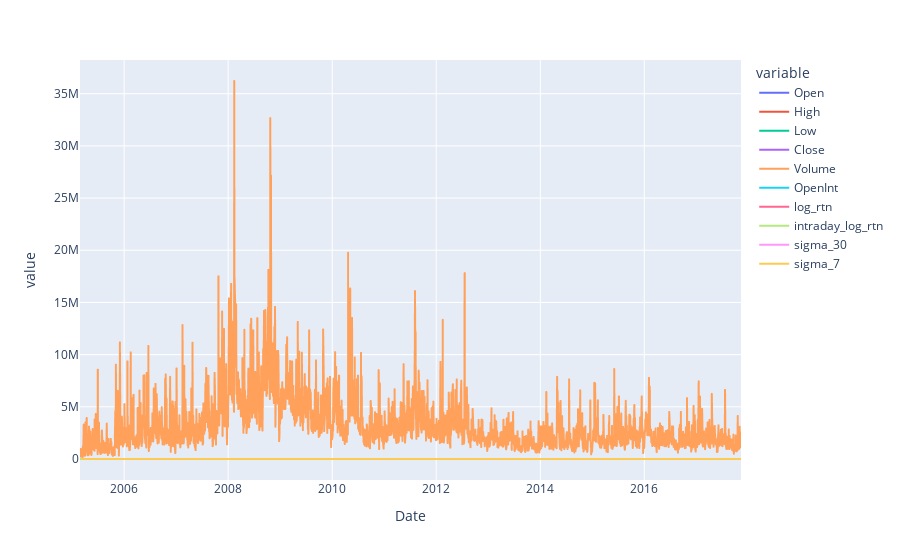

Write notebook code for a chart like this one.
### Code cell
fig = px.line(df)
fig.show()

### Figure 1 — Plotly figure (JSON) as saved in the notebook; plotly's stock layout.template omitted (floating-point values rounded to 4 significant figures; data arrays with more than 128 entries replaced by an {"elided": "..."} marker saying what was removed)
{"data": [{"hovertemplate": "variable=Open<br>Date=%{x}<br>value=%{y}<extra></extra>", "legendgroup": "Open", "line": {"color": "#636efa", "dash": "solid"}, "marker": {"symbol": "circle"}, "mode": "lines", "name": "Open", "showlegend": true, "type": "scattergl", "x": {"elided": "3201 str values"}, "xaxis": "x", "y": {"elided": "3201 float values"}, "yaxis": "y"}, {"hovertemplate": "variable=High<br>Date=%{x}<br>value=%{y}<extra></extra>", "legendgroup": "High", "line": {"color": "#EF553B", "dash": "solid"}, "marker": {"symbol": "circle"}, "mode": "lines", "name": "High", "showlegend": true, "type": "scattergl", "x": {"elided": "3201 str values"}, "xaxis": "x", "y": {"elided": "3201 float values"}, "yaxis": "y"}, {"hovertemplate": "variable=Low<br>Date=%{x}<br>value=%{y}<extra></extra>", "legendgroup": "Low", "line": {"color": "#00cc96", "dash": "solid"}, "marker": {"symbol": "circle"}, "mode": "lines", "name": "Low", "showlegend": true, "type": "scattergl", "x": {"elided": "3201 str values"}, "xaxis": "x", "y": {"elided": "3201 float values"}, "yaxis": "y"}, {"hovertemplate": "variable=Close<br>Date=%{x}<br>value=%{y}<extra></extra>", "legendgroup": "Close", "line": {"color": "#ab63fa", "dash": "solid"}, "marker": {"symbol": "circle"}, "mode": "lines", "name": "Close", "showlegend": true, "type": "scattergl", "x": {"elided": "3201 str values"}, "xaxis": "x", "y": {"elided": "3201 float values"}, "yaxis": "y"}, {"hovertemplate": "variable=Volume<br>Date=%{x}<br>value=%{y}<extra></extra>", "legendgroup": "Volume", "line": {"color": "#FFA15A", "dash": "solid"}, "marker": {"symbol": "circle"}, "mode": "lines", "name": "Volume", "showlegend": true, "type": "scattergl", "x": {"elided": "3201 str values"}, "xaxis": "x", "y": {"elided": "3201 int values"}, "yaxis": "y"}, {"hovertemplate": "variable=OpenInt<br>Date=%{x}<br>value=%{y}<extra></extra>", "legendgroup": "OpenInt", "line": {"color": "#19d3f3", "dash": "solid"}, "marker": {"symbol": "circle"}, "mode": "lines", "name": "OpenInt", "showlegend": true, "type": "scattergl", "x": {"elided": "3201 str values"}, "xaxis": "x", "y": {"elided": "3201 int values"}, "yaxis": "y"}, {"hovertemplate": "variable=log_rtn<br>Date=%{x}<br>value=%{y}<extra></extra>", "legendgroup": "log_rtn", "line": {"color": "#FF6692", "dash": "solid"}, "marker": {"symbol": "circle"}, "mode": "lines", "name": "log_rtn", "showlegend": true, "type": "scattergl", "x": {"elided": "3201 str values"}, "xaxis": "x", "y": {"elided": "3201 float values"}, "yaxis": "y"}, {"hovertemplate": "variable=intraday_log_rtn<br>Date=%{x}<br>value=%{y}<extra></extra>", "legendgroup": "intraday_log_rtn", "line": {"color": "#B6E880", "dash": "solid"}, "marker": {"symbol": "circle"}, "mode": "lines", "name": "intraday_log_rtn", "showlegend": true, "type": "scattergl", "x": {"elided": "3201 str values"}, "xaxis": "x", "y": {"elided": "3201 float values"}, "yaxis": "y"}, {"hovertemplate": "variable=sigma_30<br>Date=%{x}<br>value=%{y}<extra></extra>", "legendgroup": "sigma_30", "line": {"color": "#FF97FF", "dash": "solid"}, "marker": {"symbol": "circle"}, "mode": "lines", "name": "sigma_30", "showlegend": true, "type": "scattergl", "x": {"elided": "3201 str values"}, "xaxis": "x", "y": {"elided": "3201 float values"}, "yaxis": "y"}, {"hovertemplate": "variable=sigma_7<br>Date=%{x}<br>value=%{y}<extra></extra>", "legendgroup": "sigma_7", "line": {"color": "#FECB52", "dash": "solid"}, "marker": {"symbol": "circle"}, "mode": "lines", "name": "sigma_7", "showlegend": true, "type": "scattergl", "x": {"elided": "3201 str values"}, "xaxis": "x", "y": {"elided": "3201 float values"}, "yaxis": "y"}], "layout": {"legend": {"title": {"text": "variable"}, "tracegroupgap": 0}, "margin": {"t": 60}, "xaxis": {"anchor": "y", "domain": [0, 1], "title": {"text": "Date"}}, "yaxis": {"anchor": "x", "domain": [0, 1], "title": {"text": "value"}}}}
